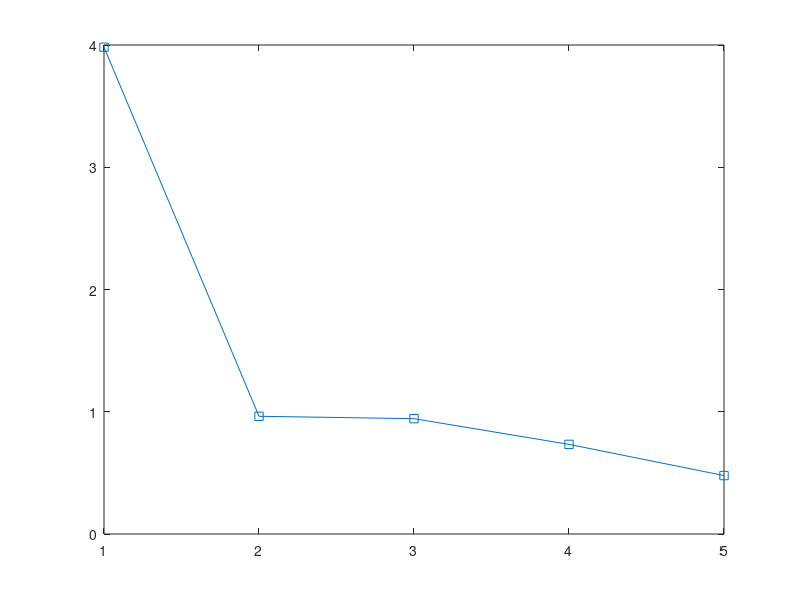

The MATLAB script that drew this image: (Note: this script raises an error after producing the figure.)
clc
clear
close

%% SVD for a random matrix

A = rand(10, 5);

[U, S, V] = svd(A);

disp('U'); disp(U)
disp('S'); disp(S) 
disp('V'); disp(V)

%% SVD reduced

[U, S, V] = svd(A, 'econ');

disp('U'); disp(U)
disp('S'); disp(S) 
disp('V'); disp(V)

%% SVD approximation

figure

plot(diag(S),'-s')
hold on

FN = zeros(size(A,2),1);

for p = 1:5
    A_rank_p = U(:,1:p) * S(1:p,1:p) * V(:,1:p)';

    disp('difference')
    disp((A - A_rank_p))
    
    FN(p) = sum((A - A_rank_p).^2, "all");

end

plot(FN, '--ks')

ylabel('$\sigma$, Frobenius norm', 'Interpreter','latex');